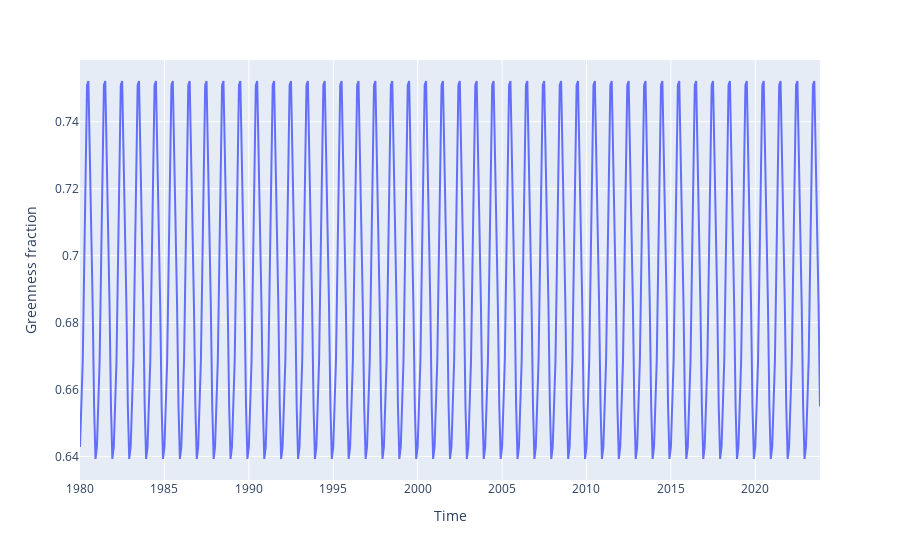

Notebook code cell kept with this figure:
### Code cell
gf_fig = px.line(gf_data, x="Time", y="Greenness fraction")
gf_fig.show()

### Figure 1 — Plotly figure (JSON) as saved in the notebook; plotly's stock layout.template omitted (floating-point values rounded to 4 significant figures; data arrays with more than 128 entries replaced by an {"elided": "..."} marker saying what was removed)
{"data": [{"hovertemplate": "Time=%{x}<br>Greenness fraction=%{y}<extra></extra>", "legendgroup": "", "line": {"color": "#636efa", "dash": "solid"}, "marker": {"symbol": "circle"}, "mode": "lines", "name": "", "orientation": "v", "showlegend": false, "type": "scatter", "x": {"elided": "527 str values"}, "xaxis": "x", "y": {"elided": "527 float values"}, "yaxis": "y"}], "layout": {"legend": {"tracegroupgap": 0}, "margin": {"t": 60}, "xaxis": {"anchor": "y", "domain": [0, 1], "title": {"text": "Time"}}, "yaxis": {"anchor": "x", "domain": [0, 1], "title": {"text": "Greenness fraction"}}}}
